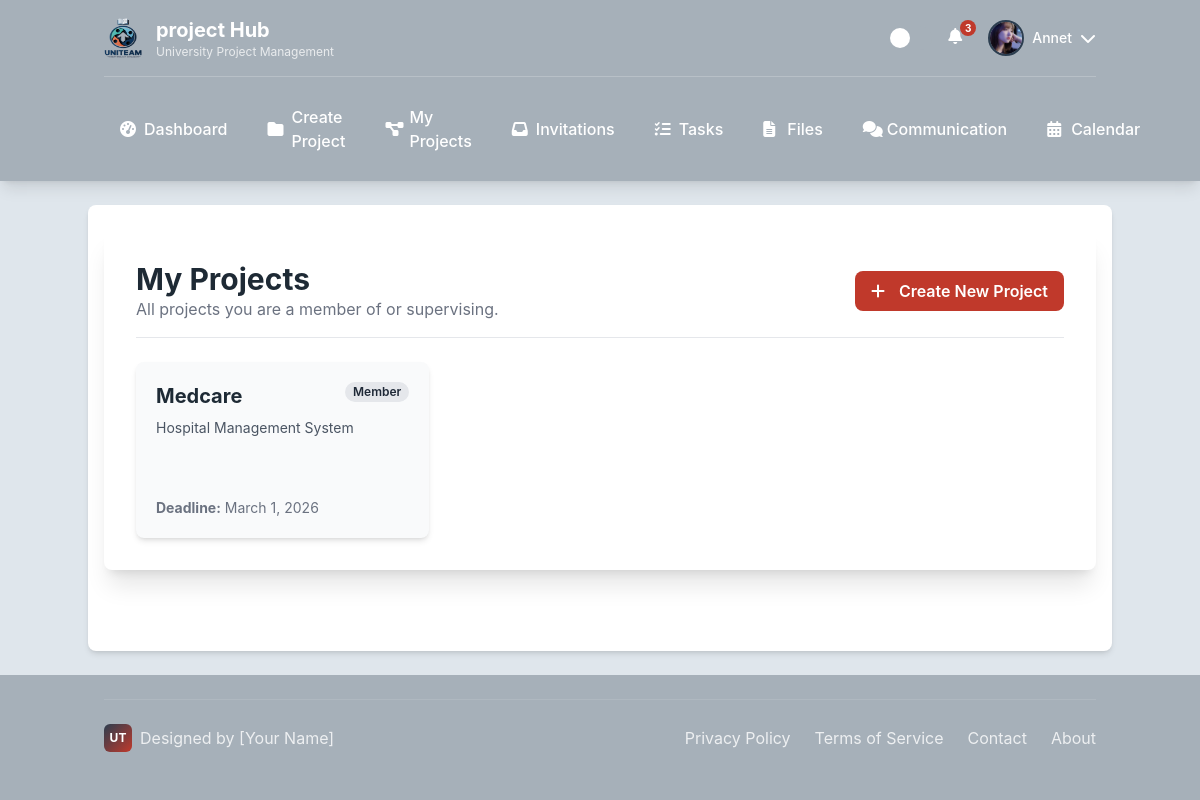
Before: /projects/my-projects/ (signed in) with the older database file.
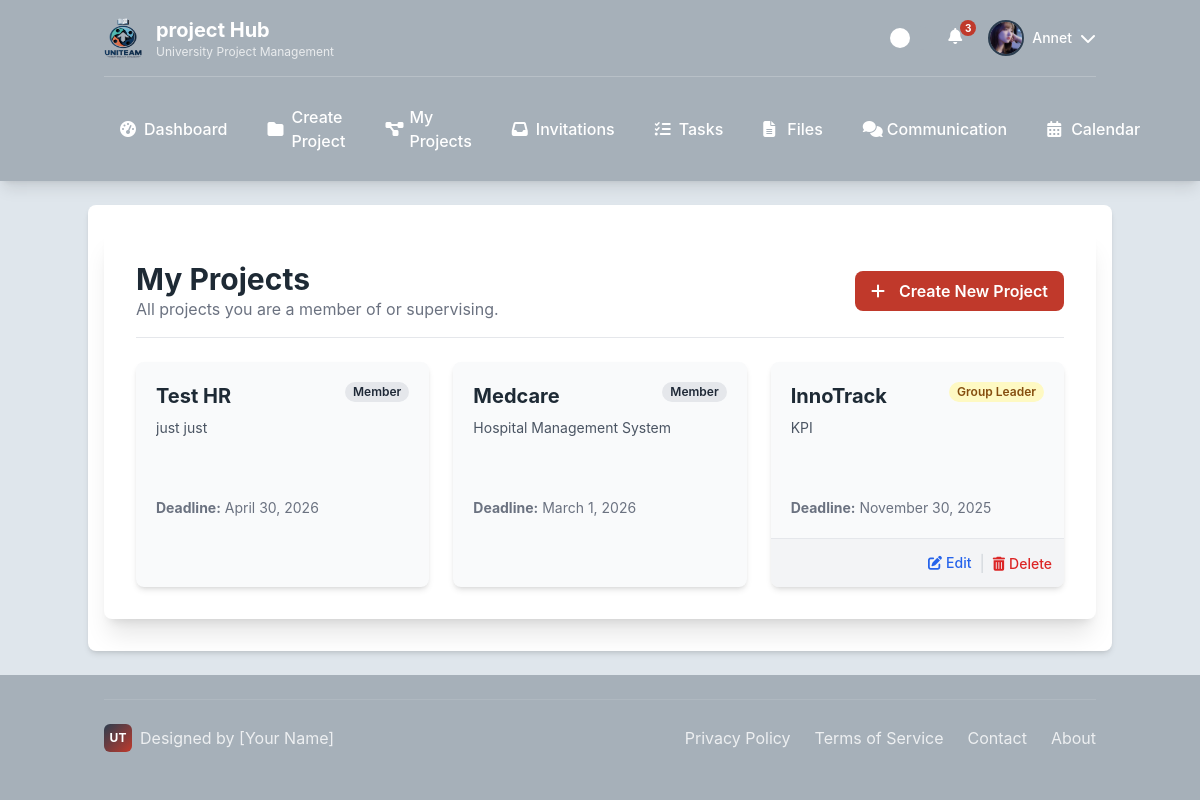
After: the same page with the newer database file.
### users/models.py (models this page shows)
class CustomUser(AbstractUser):
    class Role(models.TextChoices):
        ADMIN = "ADMIN", "Admin"
        LECTURER = "LECTURER", "Lecturer"
        STUDENT = "STUDENT", "Student"
    role = models.CharField(max_length=50, choices=Role.choices)
    avatar = models.ImageField(upload_to='avatars/', null=True, blank=True)
    is_approved = models.BooleanField(default=True)
    phone_number = models.CharField(max_length=20, blank=True)
    def get_full_name(self):
        return f"{self.first_name} {self.last_name}"

### projects/models.py (models this page shows, shortened)
class Project(models.Model):
    class LifecycleStatus(models.TextChoices):
        DRAFT = 'DRAFT', 'Draft'
        ACTIVE = 'ACTIVE', 'Active'
        SUBMITTED = 'SUBMITTED', 'Submitted'
        ARCHIVED = 'ARCHIVED', 'Archived'
    title = models.CharField(max_length=200)
    description = models.TextField()
    course_code = models.CharField(max_length=20, blank=True)
    deadline = models.DateField()
    lifecycle_status = models.CharField(
        max_length=20,
        choices=LifecycleStatus.choices,
        default=LifecycleStatus.ACTIVE,
    )
    supervisor = models.ForeignKey(
        settings.AUTH_USER_MODEL,
        on_delete=models.SET_NULL, null=True, blank=True,
        limit_choices_to={'role': 'LECTURER'}, related_name='supervised_projects'
    )
    template_used = models.ForeignKey(ProjectTemplate, on_delete=models.SET_NULL, null=True, blank=True)
    created_at = models.DateTimeField(auto_now_add=True)
    updated_at = models.DateTimeField(auto_now=True)
    class Meta:
        ordering = ['deadline', '-created_at']

### projects/views.py (the view)
# urls.py: path('my-projects/', views.my_projects_view, name='my_projects'),
@login_required
def my_projects_view(request):
    if request.user.role == CustomUser.Role.LECTURER:
        template_name = 'projects/my_projects_lecturer.html'
    else: # Default to student
        template_name = 'projects/my_projects_student.html'
    member_of_projects = Project.objects.filter(team__members=request.user)
    supervised_projects = Project.objects.filter(supervisor=request.user)
    all_projects_qs = (member_of_projects | supervised_projects).distinct().order_by('-created_at')
    projects_with_roles = all_projects_qs.annotate(
        user_role_in_project=Case(
            When(supervisor=request.user, then=Value('Supervisor')),
            When(team__teammembership__user=request.user, team__teammembership__role='LEADER', then=Value('Group Leader')),
            When(team__teammembership__user=request.user, team__teammembership__role='CO_LEADER', then=Value('Co-Leader')),
            When(team__teammembership__user=request.user, team__teammembership__role='MEMBER', then=Value('Member')),
            default=Value(''),
            output_field=models.CharField(),
        )
    )
    context = {
        'projects': projects_with_roles,
    }
    return render(request, template_name, context)

### templates/projects/my_projects_student.html (shortened to what this page needs)
{% extends "base/base_student.html" %}
{% load static %}
{% block content %}
<div class="surface shadow-xl rounded-lg p-6 md:p-8">
    <div class="flex flex-col sm:flex-row justify-between sm:items-center mb-6 border-b pb-4 gap-4">
        <div>
            <h1 class="text-3xl font-bold">My Projects</h1>
            <p class="text-gray-500">All projects you are a member of or supervising.</p>
        </div>
        <a href="{% url 'create_project' %}" class="btn btn-primary text-white font-semibold py-2 px-4 rounded-lg w-full sm:w-auto text-center">
            <i class="fas fa-plus mr-2"></i>Create New Project
        </a>
    </div>
    <div class="grid grid-cols-1 md:grid-cols-2 lg:grid-cols-3 gap-6">
        {% for project in projects %}
        <div class="card flex flex-col bg-gray-50 dark:bg-gray-700 rounded-lg shadow-md overflow-hidden transition-transform hover:transform hover:-translate-y-1">
            <a href="{% url 'project_dashboard' project.id %}" class="flex-grow p-5">
                <div class="flex justify-between items-start">
                    <h3 class="text-xl font-bold mb-2">{{ project.title }}</h3>
                    <span class="text-xs font-semibold rounded-full px-2 py-0.5
                        {% if project.user_role_in_project == 'Group Leader' %} bg-yellow-100 text-yellow-800
                        {% elif project.user_role_in_project == 'Supervisor' %} bg-blue-100 text-blue-800
                        {% else %} bg-gray-200 text-gray-800 {% endif %}">
                        {{ project.user_role_in_project }}
                    </span>
                </div>
                <p class="text-sm text-gray-600 dark:text-gray-300 mb-4 h-16 overflow-hidden">
                    {{ project.description|truncatewords:20 }}
                </p>
                <div class="text-sm text-gray-500">
                    <strong>Deadline:</strong> {{ project.deadline|date:"F j, Y" }}
                </div>
            </a>
            {% if project.user_role_in_project == 'Group Leader' %}
            <div class="bg-gray-100 dark:bg-gray-800 p-3 border-t flex justify-end items-center space-x-2">
                <a href="{% url 'edit_project' project.id %}" class="text-blue-600 hover:text-blue-800 text-sm font-medium">
                    <i class="fas fa-edit mr-1"></i>Edit
                </a>
                <span class="text-gray-300">|</span>
                <form action="{% url 'delete_project' project.id %}" method="post" onsubmit="return confirm('Are you sure you want to permanently delete this project? This cannot be undone.');">
                    <button type="submit" class="text-red-600 hover:text-red-800 text-sm font-medium">
                        <i class="fas fa-trash-alt mr-1"></i>Delete
                    </button>
                </form>
            </div>
            {% endif %}
        </div>
        {% empty %}
        <div class="col-span-1 md:col-span-2 lg:col-span-3 text-center py-12">
            <p class="text-gray-500">You are not part of any projects yet.</p>
            <a href="{% url 'create_project' %}" class="mt-4 inline-block btn btn-primary text-white font-semibold py-2 px-4 rounded-lg">Create your first project</a>
        </div>
        {% endfor %}
    </div>
</div>
{% endblock %}

### templates/base/base_student.html (shortened to what this page needs)
<!DOCTYPE html>
{% load static %}
<html lang="en">
<head>
    <script src="https://cdn.tailwindcss.com"></script>
    <link rel="stylesheet" href="https://cdnjs.cloudflare.com/ajax/libs/font-awesome/6.4.0/css/all.min.css">
    <link rel="stylesheet" href="{% static 'css/student_base.css' %}">
</head>
<body class="min-h-screen flex flex-col">
    <header class="header-bg text-white shadow-lg">
        <div class="container mx-auto px-4 py-4">
            <div class="flex justify-between items-center">
                <div class="logo-container">
                    <img src="{% static 'images/logo/uniteam_logo (1).png'%}" alt="UniTeam Logo" class="w-10 h-10 rounded-lg" onerror="this.style.display='none'; this.nextElementSibling.style.display='flex';">
                    <div>
                        <h1 class="text-xl font-bold">project Hub</h1>
                        <p class="text-xs opacity-75">University Project Management</p>
                    </div>
                </div>
                <div class="flex items-center space-x-4">
                    <div class="theme-toggle" id="themeToggle" title="Toggle Theme"></div>
                    {% if user.is_authenticated %}
                        <div class="relative cursor-pointer" id="notificationButton" title="Notifications">
                            <i class="fa-solid fa-bell w-6 h-6 text-white hover:text-accent-1 transition-colors"></i>
                            <span class="notification-badge">3</span>
                        </div>
                        <div class="profile-dropdown">
                            <div class="flex items-center gap-2 cursor-pointer" id="profileButton">
                                {% if user.avatar %}
                                    <img src="{{ user.avatar.url }}" alt="{{ user.username }}'s Avatar" class="profile-avatar object-cover">
                                {% else %}
                                    <div class="profile-avatar bg-accent-1 flex items-center justify-center text-white font-bold">
                                        {{ user.first_name.0|default:user.username.0|upper }}
                                    </div>
                                {% endif %}
                                <span class="hidden md:block text-sm font-medium">{{ user.first_name|default:user.username }}</span>
                                <i class="fa-solid fa-chevron-down w-4 h-4 transition-transform" id="profileArrow"></i>
                            </div>
                        </div>
                    {% else %}
                        <div class="flex items-center space-x-3">
                            <a href="#" class="btn btn-secondary">LOGIN</a>
                            <a href="#" class="btn btn-primary">REGISTER</a>
                        </div>
                    {% endif %}
                </div>
            </div>
            {% if user.is_authenticated %}
            <nav class="hidden md:block mt-4 pt-4 border-t border-white border-opacity-20">
                <div class="flex space-x-2">
                    <a href="{% url 'student_dashboard' %}" class="nav-link {% if request.resolver_match.url_name == 'dashboard' %}active{% endif %}">
                        <i class="fa-solid fa-gauge-high w-4 h-4"></i>
                        Dashboard
                    </a>
                    <a href="{% url 'create_project' %}" class="nav-link {% if request.resolver_match.url_name == 'projects' %}active{% endif %}">
                        <i class="fa-solid fa-folder w-4 h-4"></i>
                        Create Project
                    </a>
                    <a href="{% url 'my_projects' %}" class="nav-link {% if request.resolver_match.url_name == 'projects' %}active{% endif %}">
                        <i class="fa-solid fa-diagram-project w-4 h-4"></i>
                        My Projects
                    </a>
                    <a href="{% url 'view_invitations' %}" class="nav-link {% if request.resolver_match.url_name == 'invitations' %}active{% endif %}">
                        <i class="fa-solid fa-inbox w-4 h-4"></i>
                        Invitations
                    </a>
                    <a href="" class="nav-link {% if request.resolver_match.url_name == 'tasks' %}active{% endif %}">
                        <i class="fa-solid fa-list-check w-4 h-4"></i>
                        Tasks
                    </a>
                    <a href="#" class="nav-link {% if request.resolver_match.url_name == 'files' %}active{% endif %}">
                        <i class="fa-solid fa-file-lines w-4 h-4"></i>
                        Files
                    </a>
                    <a href="#" class="nav-link {% if request.resolver_match.url_name == 'communication' %}active{% endif %}">
                        <i class="fa-solid fa-comments w-4 h-4"></i>
                        Communication
                    </a>
                    <a href="#" class="nav-link {% if request.resolver_match.url_name == 'calendar' %}active{% endif %}">
                        <i class="fa-solid fa-calendar-days w-4 h-4"></i>
                        Calendar
                    </a>
                </div>
            </nav>
            {% endif %}
        </div>
    </header>
    <main class="flex-grow container mx-auto px-4 py-6 surface shadow-md my-6 rounded-lg">
        {% block content %}{% endblock %}
    </main>
    {% if user.is_authenticated %}
    <footer class="footer-bg text-white py-6 mt-auto">
        <div class="container mx-auto px-4">
            <div class="footer-content">
                <div class="personal-branding">
                    <div class="personal-logo">UT</div>
                    <span>Designed by [Your Name]</span>
                </div>
                <div class="footer-links">
                    <a href="#">Privacy Policy</a>
                    <a href="#">Terms of Service</a>
                    <a href="#">Contact</a>
                    <a href="#">About</a>
                </div>
            </div>
        </div>
    </footer>
    {% endif %}
</body>
</html>

### static/css/student_base.css (style rules this page uses)
:root { --light-gray: #DFE6EC; --dark-gray: #A6B0B9; --accent-1: #C0392B; --accent-2: #2C3E50; --text-dark: #1E2A35; --background: var(--light-gray); --surface: #ffffff; --header-bg: var(--dark-gray); --footer-bg: var(--dark-gray); }
body { background-color: var(--background); color: var(--text-dark); transition: all 0.3s ease; font-family: 'Inter', system-ui, -apple-system, sans-serif; }
.header-bg { background-color: var(--header-bg); }
.footer-bg { background-color: var(--footer-bg); }
.surface { background-color: var(--surface); }
.logo-container { display: flex; align-items: center; gap: 12px; }
.nav-link { position: relative; padding: 12px 16px; border-radius: 6px; transition: all 0.2s ease; font-weight: 500; display: flex; align-items: center; gap: 8px; }
.profile-dropdown { position: relative; }
.profile-avatar { width: 36px; height: 36px; border-radius: 50%; border: 2px solid var(--accent-2); cursor: pointer; transition: all 0.2s ease; }
.btn { display: inline-flex; align-items: center; gap: 6px; padding: 10px 20px; border-radius: 6px; font-weight: 500; text-decoration: none; transition: all 0.2s ease; cursor: pointer; border: none; }
.btn-primary { background-color: var(--accent-1); color: white; }
.theme-toggle { width: 44px; height: 24px; background-color: var(--dark-gray); border-radius: 12px; position: relative; cursor: pointer; transition: background-color 0.3s ease; }
.theme-toggle::before { content: ''; position: absolute; top: 2px; left: 2px; width: 20px; height: 20px; background-color: white; border-radius: 50%; transition: transform 0.3s ease; }
.footer-content { display: flex; justify-content: space-between; align-items: center; padding: 24px 0; border-top: 1px solid rgba(255,255,255,0.1); }
.footer-links { display: flex; gap: 24px; }
.footer-links a { color: rgba(255,255,255,0.8); text-decoration: none; transition: color 0.2s ease; }
.personal-branding { display: flex; align-items: center; gap: 8px; color: rgba(255,255,255,0.8); }
.personal-logo { width: 28px; height: 28px; background: linear-gradient(135deg, var(--accent-2), var(--accent-1)); border-radius: 6px; display: flex; align-items: center; justify-content: center; color: white; font-weight: bold; font-size: 12px; }
.notification-badge { position: absolute; top: -4px; right: -4px; background-color: var(--accent-1); color: white; font-size: 10px; font-weight: bold; border-radius: 10px; min-width: 16px; height: 16px; display: flex; align-items: center; justify-content: center; padding: 0 4px; }

Changed rows visible on the page:
added Project: title "Test HR", user_role_in_project "Member", description "just just", deadline "April 30, 2026"
now on this page (row unchanged): Project: title "InnoTrack", user_role_in_project "Group Leader", description "KPI", deadline "November 30, 2025", shows "Edit"
